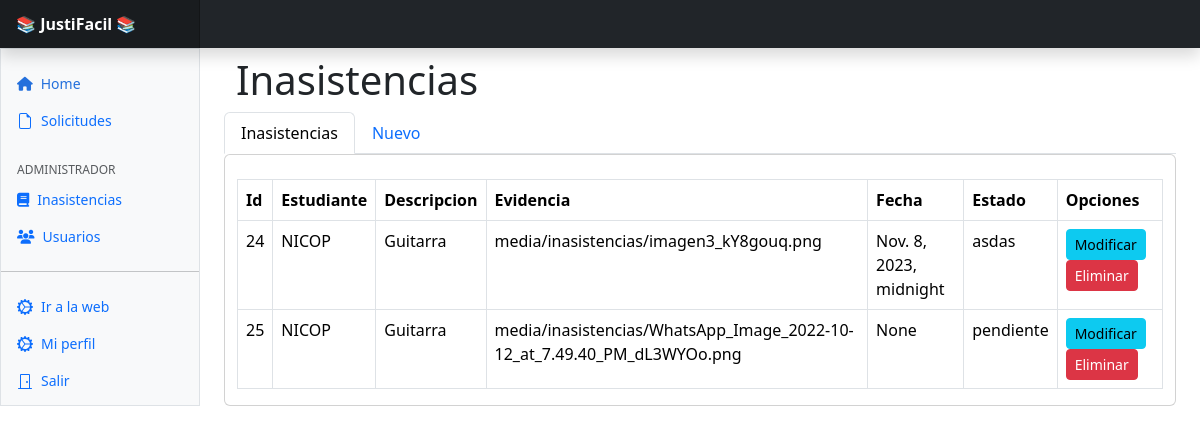
/administrador/inasistencia/, run on an earlier commit of the app's database.
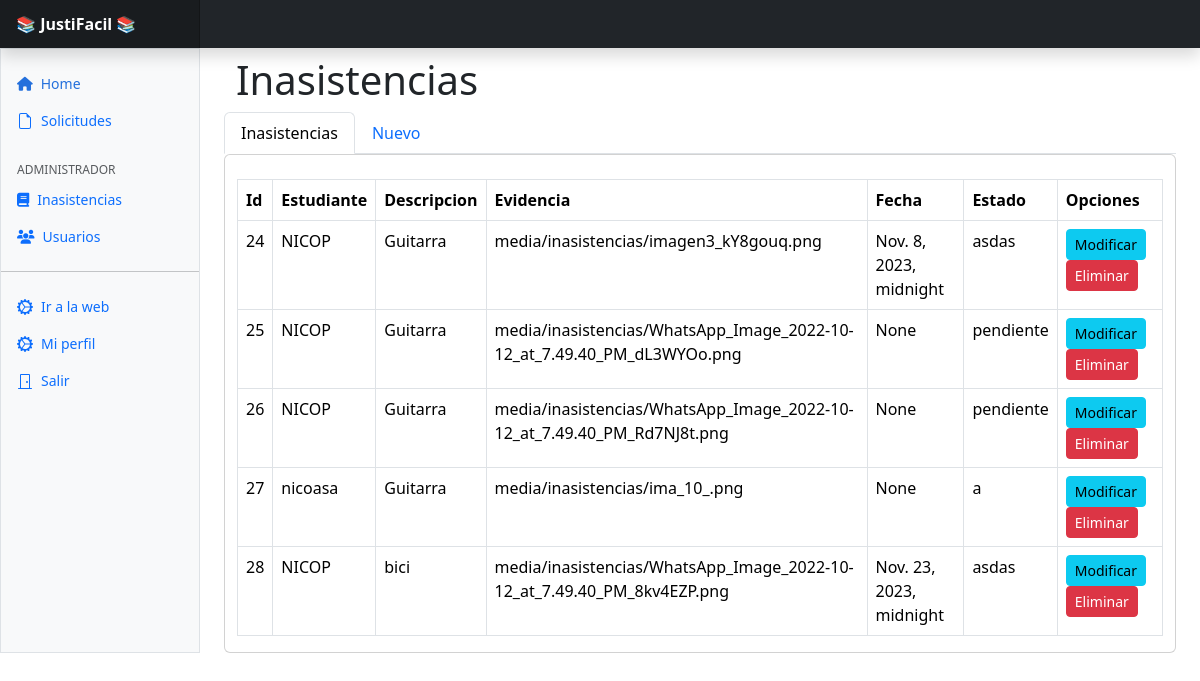
And on a later commit of the database.
### Inicio/models.py (models this page shows, shortened)
class Inasistencia(models.Model):
    estudiante =  models.ForeignKey('auth.User', on_delete=models.CASCADE)
    descripcion = models.CharField(max_length=300)
    imagen = models.ImageField(upload_to='media/inasistencias', null=True)
    fecha = models.DateTimeField(null=True)
    estado = models.CharField(max_length=10, choices=settings.ESTADOS, default='pendiente')

### Inicio/routes/viewsAdmin.py (the view)
# urls.py: path('administrador/inasistencia/', viewsAdmin.admin_lista_inasistencia, name='admin_lista_inasistencia'),
def admin_lista_inasistencia(request):
    inasistencias = Inasistencia.objects.all()
    return render(request, 'administrador/inasistencia/lista.html', {'inasistencias': inasistencias})

### Inicio/templates/administrador/inasistencia/lista.html (shortened to what this page needs)
{% extends 'layouts/admin/app.html' %}
{% load static %}
{% block contenido %}
  <div class="container">
    <div class="row">
      <h1 class="mt-2">Inasistencias</h1>
      <ul class="nav nav-tabs">
        <li class="nav-item">
          <a class="nav-link active" href="#">Inasistencias</a>
        </li>
        <li class="nav-item">
          <a class="nav-link" href="{% url 'admin_create_inasistencia' %}">Nuevo</a>
        </li>
      </ul>
      <div class="card">
        <table class="table table-bordered mt-4">
          <thead>
            <tr>
              <th scope="col">Id</th>
              <th scope="col">Estudiante</th>
              <th scope="col">Descripcion</th>
              <th scope="col">Evidencia</th>
              <th scope="col">Fecha</th>
              <th scope="col">Estado</th>
              <th scope="col">Opciones</th>
            </tr>
          </thead>
          <tbody>
            {% for inasistencia in inasistencias %}
              <tr>
                <td>{{ inasistencia.id }}</td>
                <td>{{ inasistencia.estudiante.username }}</td>
                <td>{{ inasistencia.descripcion }}</td>
                <td>{{ inasistencia.imagen }}</td>
                <td>{{ inasistencia.fecha }}</td>
                <td>{{ inasistencia.estado }}</td>
                <td>
                  <a href="{% url 'admin_edit_inasistencia' id=inasistencia.id %}" class="btn btn-info btn-sm">Modificar</a>
                  <a href="{% url 'admin_delete_inasistencia' id=inasistencia.id %}" class="btn btn-danger btn-sm">Eliminar</a>
                </td>
              </tr>
            {% endfor %}
          </tbody>
        </table>
      </div>
    </div>
  </div>
{% endblock %}

What changed in the data, as far as the page shows it:
added Inasistencia: id "26", estudiante.username "NICOP", descripcion "Guitarra", imagen "media/inasistencias/WhatsApp_Image_2022-10-12_at_7.49.40_PM_Rd7NJ8t.png", fecha "None", estado "pendiente"
added Inasistencia: id "27", estudiante.username "nicoasa", descripcion "Guitarra", imagen "media/inasistencias/ima_10_.png", fecha "None", estado "a"
added Inasistencia: id "28", estudiante.username "NICOP", descripcion "bici", imagen "media/inasistencias/WhatsApp_Image_2022-10-12_at_7.49.40_PM_8kv4EZP.png", fecha "Nov. 23, 2023, midnight", estado "asdas"
